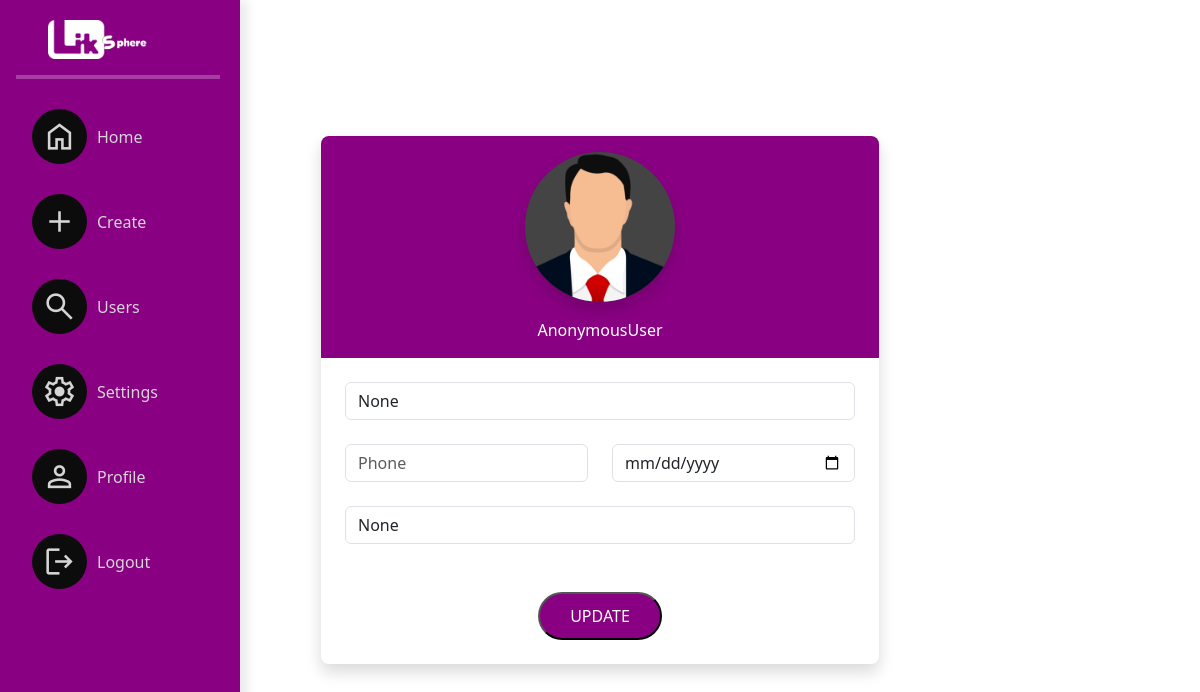
The app's page /likshpere/profile/2/change/, older data.
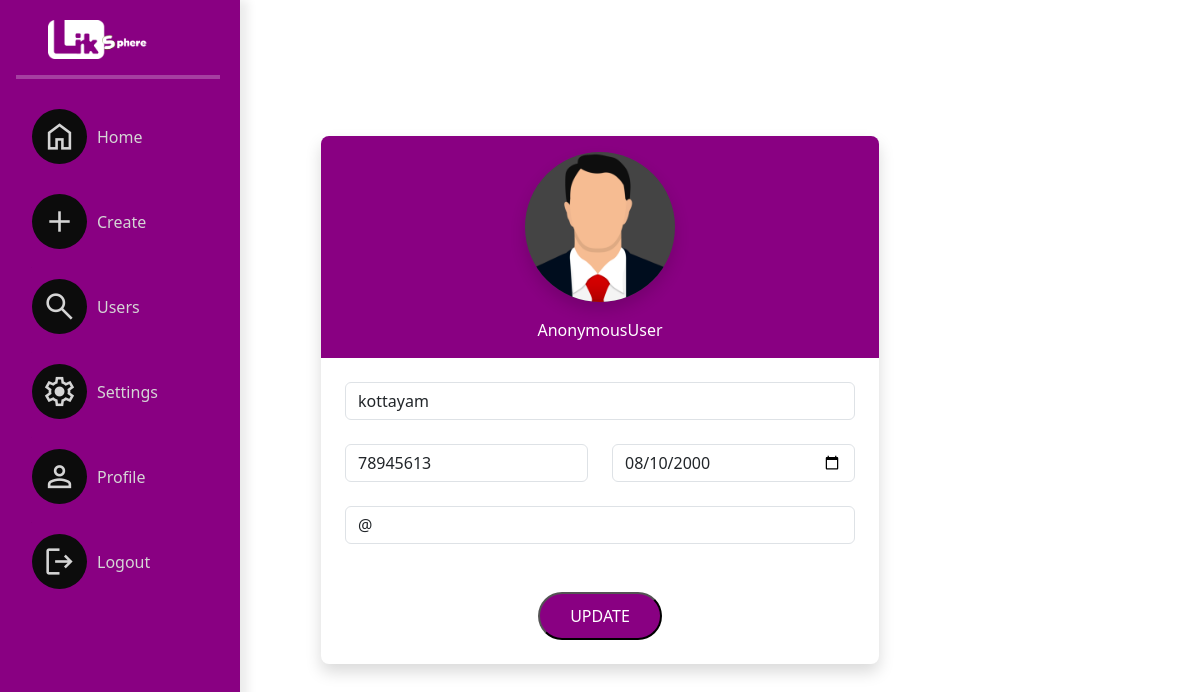
The same page, newer data.
### socialapp/models.py (models this page shows, shortened)
class UserProfile(models.Model):
    user=models.OneToOneField(User,on_delete=models.CASCADE,related_name="profile")
    address=models.CharField(max_length=200,null=True)
    phone=models.CharField(max_length=200,null=True)
    profile_pic=models.ImageField(upload_to="profilepics",null=True,blank=True)
    dob=models.DateField(null=True)
    bio=models.CharField(max_length=200,null=True)
    following=models.ManyToManyField("self",related_name="followed_by",symmetrical=False,null=True)
    block=models.ManyToManyField("self",related_name="blocked",symmetrical=False,null=True)

### socialapp/views.py (the view, shortened to what this page needs)
# urls.py: path('likshpere/profile/<int:pk>/change/',views.ProfileUpdateView.as_view(),name="profile-update"),
class ProfileUpdateView(UpdateView):
    template_name="profile_edit.html"
    form_class=UserProfileForm
    model=UserProfile

### socialapp/forms.py
class UserProfileForm(forms.ModelForm):
    class Meta:
        model=UserProfile
        exclude=('user','following','block')
        widgets={
                    "dob":forms.DateInput(attrs={"class":"form-control","type":"date"})
                 }

### socialapp/templates/profile_edit.html (shortened to what this page needs)
{%extends 'base.html'%}
{%load static%}
{%block body_block%}
        <div class="vh-100 container d-flex flex-column justify-content-center align-items-center">
            <form action="" method="post" enctype="multipart/form-data" class="border-0 rounded-3 form-control p-0 w-50 shadow">
                <div class="text-center clr rounded-top-3 rounded-bottom-0 pb-3">
                    <label for="fileToUpload">
                        <div class=" p-3">
                        {%if form.profile_pic.value%}
                            <img class="profile-pic shadow" src="{{form.profile_pic.value.url}}" alt="Avatar" style="border-radius: 50%;
                            background-color: rgb(68, 68, 68);">
                        {%else%}
                            <img class="profile-pic shadow" src="{%static 'socialapp/images/profilepic.png'%}" alt="Avatar" style="border-radius: 50%;
                            background-color: rgb(68, 68, 68);">
                        {%endif%}
                        </div>
                    </label>
                    <div class="text-white tefw-bold">
                        {{request.user}}
                    </div>
                </div>
                <div class="p-4">
                    <div class="mb-4">
                        <input type="text" name="address" value="{{form.address.value}}" class="form-control" placeholder="Address">
                    </div>
                    <div class="row">
                        <div class="mb-4 col-md-6">
                            <input type="number" name="phone" value="{{form.phone.value}}" class="form-control" placeholder="Phone">
                        </div>
                        <div class="mb-4 col-md-6">
                            {{form.dob}}
                        </div>
                    </div>
                    <div class="mb-4">
                        <input type="text" name="bio" value="{{form.bio.value}}" class="form-control" placeholder="Bio">
                    </div>
                    <div class="d-flex justify-content-center">
                        <button type="submit" class="btn-grad clr rounded-pill mt-4">Update</button>
                    </div>
                </div>
            </form>
        </div>
{%endblock%}

Row changes from the older to the newer data that the page shows:
changed UserProfile: address (not shown) → "kottayam"; phone (not shown) → "78945613"; dob (not shown) → "08/10/2000"
Text that changed along with them:
form field bio: "None" → "@"
form field address: "None" → (not shown)
